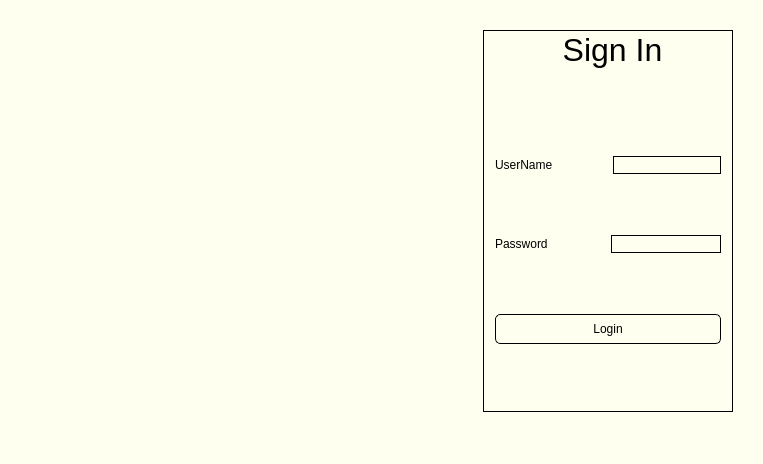
<?xml version="1.0" encoding="UTF-8"?>
<ui version="4.0">
 <class>MainWindow</class>
 <widget class="QMainWindow" name="MainWindow">
  <property name="geometry">
   <rect>
    <x>0</x>
    <y>0</y>
    <width>763</width>
    <height>464</height>
   </rect>
  </property>
  <property name="sizePolicy">
   <sizepolicy hsizetype="MinimumExpanding" vsizetype="MinimumExpanding">
    <horstretch>0</horstretch>
    <verstretch>0</verstretch>
   </sizepolicy>
  </property>
  <property name="minimumSize">
   <size>
    <width>550</width>
    <height>420</height>
   </size>
  </property>
  <property name="windowTitle">
   <string>MainWindow</string>
  </property>
  <property name="styleSheet">
   <string notr="true">color:rgb(0, 0, 0);
background-color:rgb(255, 255, 240);</string>
  </property>
  <widget class="QWidget" name="centralwidget">
   <layout class="QHBoxLayout" name="horizontalLayout_3">
    <property name="leftMargin">
     <number>30</number>
    </property>
    <property name="topMargin">
     <number>30</number>
    </property>
    <property name="rightMargin">
     <number>30</number>
    </property>
    <property name="bottomMargin">
     <number>30</number>
    </property>
    <item>
     <widget class="QLabel" name="label_pic">
      <property name="sizePolicy">
       <sizepolicy hsizetype="MinimumExpanding" vsizetype="MinimumExpanding">
        <horstretch>0</horstretch>
        <verstretch>0</verstretch>
       </sizepolicy>
      </property>
      <property name="minimumSize">
       <size>
        <width>300</width>
        <height>400</height>
       </size>
      </property>
      <property name="text">
       <string/>
      </property>
      <property name="alignment">
       <set>Qt::AlignCenter</set>
      </property>
     </widget>
    </item>
    <item>
     <widget class="QGroupBox" name="groupBox">
      <property name="sizePolicy">
       <sizepolicy hsizetype="Fixed" vsizetype="MinimumExpanding">
        <horstretch>0</horstretch>
        <verstretch>0</verstretch>
       </sizepolicy>
      </property>
      <property name="minimumSize">
       <size>
        <width>250</width>
        <height>360</height>
       </size>
      </property>
      <property name="font">
       <font>
        <pointsize>24</pointsize>
       </font>
      </property>
      <property name="styleSheet">
       <string notr="true">border: 1px solid rgb(0, 0, 0);</string>
      </property>
      <property name="title">
       <string>Sign In</string>
      </property>
      <property name="alignment">
       <set>Qt::AlignCenter</set>
      </property>
      <layout class="QVBoxLayout" name="verticalLayout">
       <item>
        <spacer name="verticalSpacer">
         <property name="orientation">
          <enum>Qt::Vertical</enum>
         </property>
         <property name="sizeType">
          <enum>QSizePolicy::Ignored</enum>
         </property>
         <property name="sizeHint" stdset="0">
          <size>
           <width>20</width>
           <height>20</height>
          </size>
         </property>
        </spacer>
       </item>
       <item>
        <layout class="QHBoxLayout" name="horizontalLayout">
         <item>
          <widget class="QLabel" name="label">
           <property name="styleSheet">
            <string notr="true">border: 0px solid rgb(0, 0, 0);</string>
           </property>
           <property name="text">
            <string>UserName</string>
           </property>
          </widget>
         </item>
         <item alignment="Qt::AlignRight">
          <widget class="QLineEdit" name="lineEdit_username">
           <property name="styleSheet">
            <string notr="true">border: 1px solid rgb(0, 0, 0);</string>
           </property>
           <property name="alignment">
            <set>Qt::AlignLeading|Qt::AlignLeft|Qt::AlignVCenter</set>
           </property>
          </widget>
         </item>
        </layout>
       </item>
       <item>
        <layout class="QHBoxLayout" name="horizontalLayout_2">
         <item>
          <widget class="QLabel" name="label_2">
           <property name="sizePolicy">
            <sizepolicy hsizetype="Expanding" vsizetype="Fixed">
             <horstretch>0</horstretch>
             <verstretch>0</verstretch>
            </sizepolicy>
           </property>
           <property name="styleSheet">
            <string notr="true">border: 0px solid rgb(0, 0, 0);</string>
           </property>
           <property name="text">
            <string>Password</string>
           </property>
          </widget>
         </item>
         <item>
          <widget class="QLineEdit" name="lineEdit_password">
           <property name="styleSheet">
            <string notr="true">border: 1px solid rgb(0, 0, 0);</string>
           </property>
           <property name="alignment">
            <set>Qt::AlignLeading|Qt::AlignLeft|Qt::AlignVCenter</set>
           </property>
          </widget>
         </item>
        </layout>
       </item>
       <item>
        <widget class="QPushButton" name="pushButton_login">
         <property name="minimumSize">
          <size>
           <width>215</width>
           <height>30</height>
          </size>
         </property>
         <property name="styleSheet">
          <string notr="true">QPushButton{
border:1px solid rgb(0,0,0);border-radius:5px;
}
 
QPushButton:hover{ 
background-color: rgba(255, 255, 255, 100);
border:1px solid rgb(0,0,0);border-radius:5px;
}
 
QPushButton:pressed{
background-color: rgba(255, 255, 255, 100);
border:1px solid rgb(0,0,0);border-radius:5px;
}</string>
         </property>
         <property name="text">
          <string>Login</string>
         </property>
         <property name="checkable">
          <bool>false</bool>
         </property>
         <property name="autoExclusive">
          <bool>false</bool>
         </property>
        </widget>
       </item>
      </layout>
     </widget>
    </item>
   </layout>
  </widget>
  <widget class="QMenuBar" name="menubar">
   <property name="geometry">
    <rect>
     <x>0</x>
     <y>0</y>
     <width>763</width>
     <height>22</height>
    </rect>
   </property>
  </widget>
  <widget class="QStatusBar" name="statusbar"/>
 </widget>
 <resources/>
 <connections/>
</ui>
